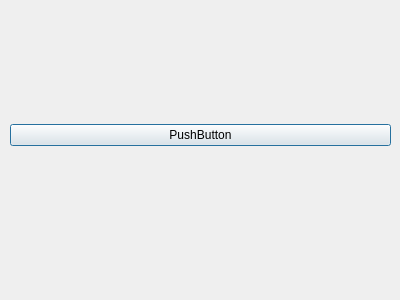
<?xml version="1.0" encoding="UTF-8"?>
<ui version="4.0">
 <class>Dialog</class>
 <widget class="QDialog" name="Dialog">
  <property name="geometry">
   <rect>
    <x>0</x>
    <y>0</y>
    <width>400</width>
    <height>300</height>
   </rect>
  </property>
  <property name="windowTitle">
   <string>Dialog</string>
  </property>
  <widget class="QWidget" name="verticalLayoutWidget">
   <property name="geometry">
    <rect>
     <x>10</x>
     <y>0</y>
     <width>381</width>
     <height>271</height>
    </rect>
   </property>
   <layout class="QVBoxLayout" name="verticalLayout">
    <item>
     <widget class="QPushButton" name="pushButton">
      <property name="text">
       <string>PushButton</string>
      </property>
     </widget>
    </item>
   </layout>
  </widget>
 </widget>
 <resources/>
 <connections/>
</ui>
